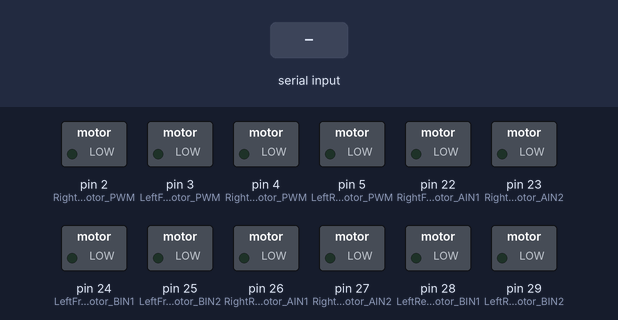
Simulated run of this sketch. Board: Arduino Mega 2560, built with avr-gcc and run on an emulated ATmega2560. Parts: switched loads named in the sketch (green lamp = pin HIGH). The inputs (shaded band) are chosen by the test bench.

Above: at 1.2 s.
1.3 s: "<rf>" received over the second serial link
At 1.9 s:
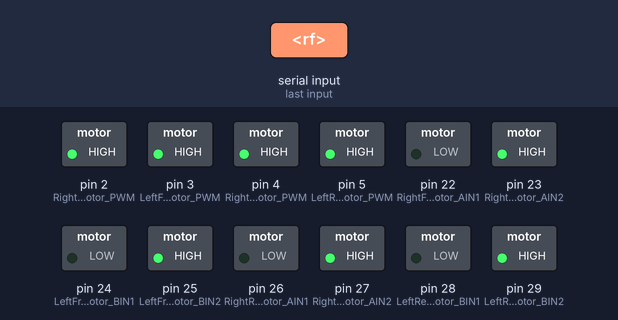
2.8 s: "<lf>" received over the second serial link
4.3 s: "<j>" received over the second serial link
At 5.4 s:
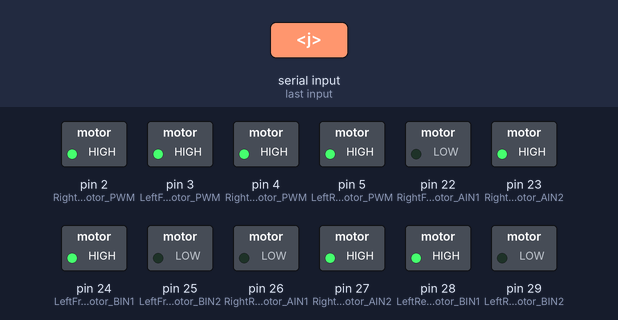
5.8 s: "<c>" received over the second serial link
At 6.5 s:
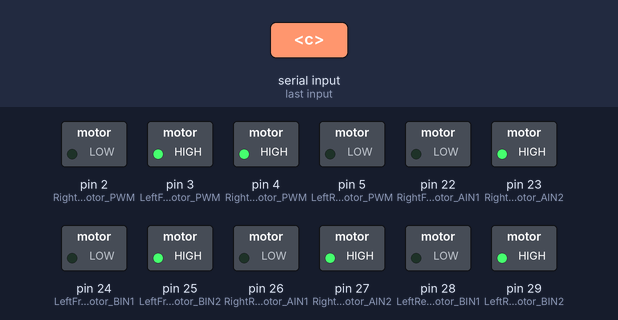
7.3 s: "<d>" received over the second serial link
At 7.6 s:
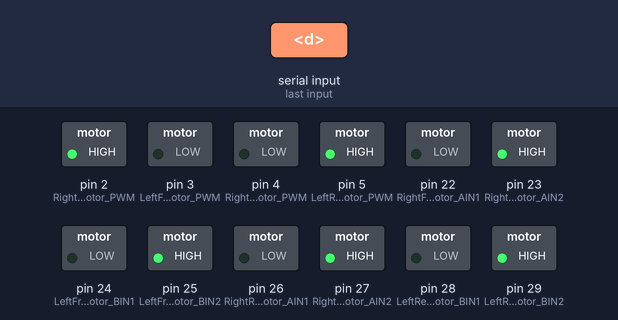
8.8 s: "<e>" received over the second serial link
At 10.0 s:
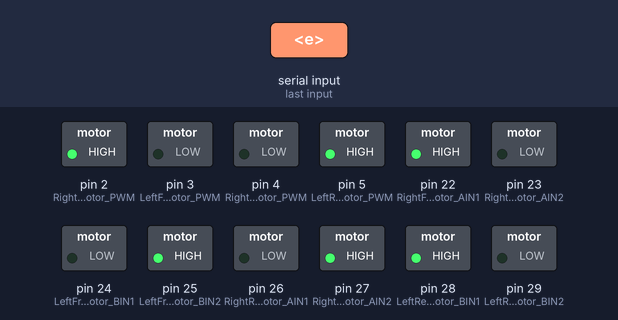
Timing chart, 0 to 11.3 s (numbered marks = the images above; inputs shaded):
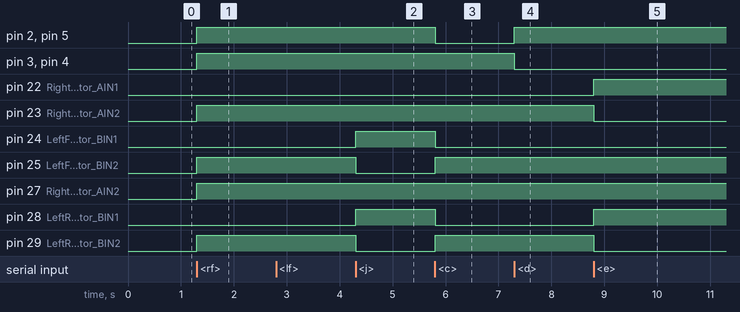

The sketch:

Mecanum_wheel_robot.ino
```cpp
/*
MECANUM WHEEL ROBOT - BLUETOOTH CONTROLLED v1.0
 - Allows you to control a mecanum robot via bluetooth
 - Tested with Arduino Mega 2560
 - Android application - https://play.google.com/store/apps/details?id=pl.mobilerobots.vacuumcleanerrobot&hl=pl
 - Project description - http://www.instructables.com/id/Mecanum-wheel-robot-bluetooth-controlled
 Author: Adam Srebro
 www: http://www.mobilerobots.pl/

 Connections:
 Bluetooth (e.g HC-06)-> Arduino Mega 2560
 TXD - TX1 (19)
 RXD - RX1 (18)
 VCC - 5V
 GND - GND

 TB6612FNG Dual Motor Driver -> Arduino Mega 2560
 //PWM control
 RightFrontMotor_PWMA - 2
 LeftFrontMotor_PWMB - 3
 RightRearMotor_PWMA - 4
 LeftRearMotor_PWMB - 5
 //Control of rotation direction
 RightFrontMotor_AIN1 - 22
 RightFrontMotor_AIN2 - 23
 LeftFrontMotor_BIN1 - 24
 LeftFrontMotor_BIN2 - 25
 RightRearMotor_AIN1 - 26
 RightRearMotor_AIN2 - 27
 LeftRearMotor_BIN1 - 28
 LeftRearMotor_BIN2 - 29
 //The module and motors power supply
 STBY - Vcc
 VMOT - motor voltage (4.5 to 13.5 V) - 11.1V from LiPo battery
 Vcc - logic voltage (2.7 to 5.5) - 5V from Arduino
 GND - GND

 TB6612FNG Dual Motor Driver -> DC Motors
 MotorDriver1_AO1 - RightFrontMotor
 MotorDriver1_A02 - RightFrontMotor
 MotorDriver1_B01 - LeftFrontMotor
 MotorDriver1_B02 - LeftFrontMotor

 MotorDriver2_AO1 - RightRearMotor
 MotorDriver2_A02 - RightRearMotor
 MotorDriver2_B01 - LeftRearMotor
 MotorDriver2_B02 - LeftRearMotor
 */
#include <Wire.h>
#include <math.h>
/*TB6612FNG Dual Motor Driver Carrier*/
const int RightFrontMotor_PWM = 2; // pwm output
const int LeftFrontMotor_PWM = 3; // pwm output
const int RightRearMotor_PWM = 4; // pwm output
const int LeftRearMotor_PWM = 5; // pwm output
//Front motors
const int RightFrontMotor_AIN1 = 22; // control Input AIN1 - right front motor
const int RightFrontMotor_AIN2 = 23; // control Input AIN2 - right front motor
const int LeftFrontMotor_BIN1 = 24; // control Input BIN1 - left front motor
const int LeftFrontMotor_BIN2 = 25; // control Input BIN2 - left front motor
//Rear motors
const int RightRearMotor_AIN1 = 26; // control Input AIN1 - right rear motor
const int RightRearMotor_AIN2 = 27; // control Input AIN2 - right rear motor
const int LeftRearMotor_BIN1 = 28; // control Input BIN1 - left rear motor
const int LeftRearMotor_BIN2 = 29; // control Input BIN2 - left rear  motor

long pwmLvalue = 255;
long pwmRvalue = 255;
byte pwmChannel;
const char startOfNumberDelimiter = '<';
const char endOfNumberDelimiter = '>';

void setup(){
  Serial1.begin(9600);// HC-06 default baudrate: 9600

  //Setup RightFrontMotor
  pinMode(RightFrontMotor_AIN1, OUTPUT); //Initiates Motor Channel A1 pin
  pinMode(RightFrontMotor_AIN2, OUTPUT); //Initiates Motor Channel A2 pin

  //Setup LeftFrontMotor
  pinMode(LeftFrontMotor_BIN1, OUTPUT); //Initiates Motor Channel B1 pin
  pinMode(LeftFrontMotor_BIN2, OUTPUT); //Initiates Motor Channel B2 pin

  //Setup RightFrontMotor
  pinMode(RightRearMotor_AIN1, OUTPUT); //Initiates Motor Channel A1 pin
  pinMode(RightRearMotor_AIN2, OUTPUT); //Initiates Motor Channel A2 pin

  //Setup LeftFrontMotor
  pinMode(LeftRearMotor_BIN1, OUTPUT); //Initiates Motor Channel B1 pin
  pinMode(LeftRearMotor_BIN2, OUTPUT); //Initiates Motor Channel B2 pin

  Wire.begin();
}// void setup()

void loop(){
  if (Serial1.available()) {
    processInput();
  }
}// void loop()

void motorControl(String motorStr,int mdirection, int mspeed){
  int IN1;
  int IN2;
  int motorPWM;
  if (motorStr == "rf") {       //right front
    IN1 = RightFrontMotor_AIN1;
    IN2 = RightFrontMotor_AIN2;
    motorPWM = RightFrontMotor_PWM;
  }
  else if (motorStr == "lf") { //left front
    IN1 = LeftFrontMotor_BIN1;
    IN2 = LeftFrontMotor_BIN2;
    motorPWM = LeftFrontMotor_PWM;
  }
  else if (motorStr == "rr") {
    IN1 = RightRearMotor_AIN1;
    IN2 = RightRearMotor_AIN2;
    motorPWM = RightRearMotor_PWM;
  }
  else if (motorStr == "lr") {
    IN1 = LeftRearMotor_BIN1;
    IN2 = LeftRearMotor_BIN2;
    motorPWM = LeftRearMotor_PWM;
  }
  if (mdirection == 1){
    digitalWrite(IN1, LOW);
    digitalWrite(IN2, HIGH);
  }
  else if (mdirection == -1){
    digitalWrite(IN1, HIGH);
    digitalWrite(IN2, LOW);
  }
  analogWrite(motorPWM, mspeed);
}

void processInput (){
  static long receivedNumber = 0;
  static boolean negative = false;
  byte c = Serial1.read ();

  switch (c){
  case endOfNumberDelimiter:
    if (negative)
      SetPWM(- receivedNumber, pwmChannel);
    else
      SetPWM(receivedNumber, pwmChannel);

    // fall through to start a new number
  case startOfNumberDelimiter:
    receivedNumber = 0;
    negative = false;
    pwmChannel = 0;
    break;

  case 'f': // Go FORWARD
    goForward(255);
    //Serial.println("forward");
    break;

  case 'b': // Go BACK
    goBackwad(255);
    //Serial.println("backward");
    break;

  case 'r':
    moveRight(255);
    break;

  case 'l':
    moveLeft(255);
    break;

  case 'i':
    turnRight(255);
    break;

  case 'j':
    turnLeft(255);
    break;

  case 'c': // Top Right
    moveRightForward(255);
    break;

  case 'd': // Top Left
    moveLeftForward(255);
    break;

  case 'e': // Bottom Right
    moveRightBackward(255);
    break;

  case 'h': // Bottom Left
    moveLeftBackward(255);
    break;

  case 's':
    hardStop();
    break;

  case 'x':
    pwmChannel = 1; // RightFrontMotor_PWM
    break;
  case 'y': // LeftFrontMotor_PWM
    pwmChannel = 2;
    break;

  case '0' ... '9':
    receivedNumber *= 10;
    receivedNumber += c - '0';
    break;

  case '-':
    negative = true;
    break;
  } // end of switch
} // void processInput ()

void goForward(int mspeed){
  motorControl("rf", 1, mspeed);
  motorControl("lf", 1, mspeed);
  motorControl("rr", 1, mspeed);
  motorControl("lr", 1, mspeed);
}// void goForward(int mspeed)

void goBackwad(int mspeed){
  motorControl("rf", -1, mspeed);
  motorControl("lf", -1, mspeed);
  motorControl("rr", -1, mspeed);
  motorControl("lr", -1, mspeed);
}// void goBackwad(int mspeed)

void moveRight(int mspeed){
  motorControl("rf", -1, mspeed);
  motorControl("lf", 1, mspeed);
  motorControl("rr", 1, mspeed);
  motorControl("lr", -1, mspeed);
}// void moveRight(int mspeed)

void moveLeft(int mspeed){
  motorControl("rf", 1, mspeed);
  motorControl("lf", -1, mspeed);
  motorControl("rr", -1, mspeed);
  motorControl("lr", 1, mspeed);
}// void moveLeft(int mspeed)

void moveRightForward(int mspeed){
  motorControl("rf", 1, 0);
  motorControl("lf", 1, mspeed);
  motorControl("rr", 1, mspeed);
  motorControl("lr", 1, 0);
}// void  moveRightForward(int mspeed)

void moveRightBackward(int mspeed){
  motorControl("rf", -1, mspeed);
  motorControl("lf", 1, 0);
  motorControl("rr", 1, 0);
  motorControl("lr", -1, mspeed);
}// void  moveRightBackward(int mspeed)

void moveLeftForward(int mspeed){
  motorControl("rf", 1, mspeed);
  motorControl("lf", 1, 0);
  motorControl("rr", 1, 0);
  motorControl("lr", 1, mspeed);
}// void  moveLeftForward(int mspeed)

void moveLeftBackward(int mspeed){
  motorControl("rf", 1, 0);
  motorControl("lf", -1, mspeed);
  motorControl("rr", -1, mspeed);
  motorControl("lr", 1, 0);
}// void  moveLeftBackward(int mspeed)

void turnRight(int mspeed){
  motorControl("rf", -1, mspeed);
  motorControl("lf", 1, mspeed);
  motorControl("rr", -1, mspeed);
  motorControl("lr", 1, mspeed);
}// void turnRight(int mspeed)

void turnLeft(int mspeed){
  motorControl("rf", 1, mspeed);
  motorControl("lf", -1, mspeed);
  motorControl("rr", 1, mspeed);
  motorControl("lr", -1, mspeed);
}// void turnRight(int mspeed)

void stopRobot(int delay_ms){
  analogWrite(RightFrontMotor_PWM, 0);
  analogWrite(LeftFrontMotor_PWM, 0);
  analogWrite(RightRearMotor_PWM, 0);
  analogWrite(LeftRearMotor_PWM, 0);
  delay(delay_ms);
}// void stopRobot(int delay_ms)

void hardStop(){
  analogWrite(RightFrontMotor_PWM, 0);
  analogWrite(LeftFrontMotor_PWM, 0);
  analogWrite(RightRearMotor_PWM, 0);
  analogWrite(LeftRearMotor_PWM, 0);
}// void stopRobot()

void SetPWM (const long pwm_num, byte pwm_channel){
  if(pwm_channel==1){ // DRIVE MOTOR
    analogWrite(RightFrontMotor_PWM, pwm_num);
    pwmRvalue = pwm_num;
  }
  else if(pwm_channel==2){ // STEERING MOTOR
    analogWrite(LeftFrontMotor_PWM, pwm_num);
    pwmLvalue = pwm_num;
  }
}// void SetPWM (const long pwm_num, byte pwm_channel)
```

Measured:
- after the input at 1.3 s, pin 2 (RightFrontMotor_PWM), pin 3 (LeftFrontMotor_PWM), pin 4 (RightRearMotor_PWM), pin 5 (LeftRearMotor_PWM), pin 23 (RightFrontMotor_AIN2), pin 25 (LeftFrontMotor_BIN2), pin 27 (RightRearMotor_AIN2), pin 29 (LeftRearMotor_BIN2): LOW → HIGH at once
- after the input at 4.3 s, pin 24 (LeftFrontMotor_BIN1), pin 28 (LeftRearMotor_BIN1): LOW → HIGH at once; pin 25 (LeftFrontMotor_BIN2), pin 29 (LeftRearMotor_BIN2): HIGH → LOW at once
- after the input at 5.8 s, pin 2 (RightFrontMotor_PWM), pin 5 (LeftRearMotor_PWM), pin 24 (LeftFrontMotor_BIN1), pin 28 (LeftRearMotor_BIN1): HIGH → LOW at once; pin 25 (LeftFrontMotor_BIN2), pin 29 (LeftRearMotor_BIN2): LOW → HIGH at once
- after the input at 7.3 s, pin 2 (RightFrontMotor_PWM), pin 5 (LeftRearMotor_PWM): LOW → HIGH at once; pin 3 (LeftFrontMotor_PWM), pin 4 (RightRearMotor_PWM): HIGH → LOW at once
- after the input at 8.8 s, pin 22 (RightFrontMotor_AIN1), pin 28 (LeftRearMotor_BIN1): LOW → HIGH at once; pin 23 (RightFrontMotor_AIN2), pin 29 (LeftRearMotor_BIN2): HIGH → LOW at once
